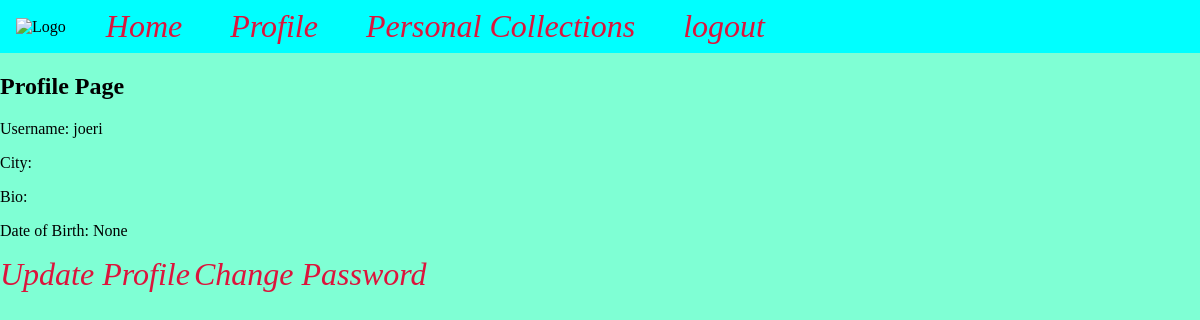
/profile/ (signed in), run on an earlier commit of the app's database.
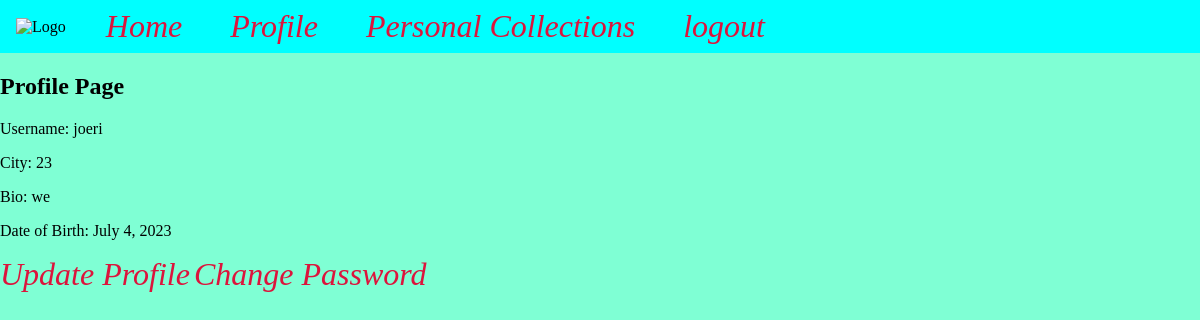
And on a later commit of the database.
### base/models.py (models this page shows, shortened)
class Profile(models.Model):
    city = models.CharField(max_length=50)
    bio = models.TextField()
    date_of_birth = models.DateField(null=True, blank=True)
    user = models.OneToOneField(User, on_delete=models.CASCADE)

### base/views.py (the view)
# urls.py: path("profile/", views.profile, name="profile"),
@login_required
def profile(request):
    profile = request.user.profile
    context = {"profile": profile}
    return render(request, "base/profile.html", context)

### base/templates/base/profile.html
{% extends 'base/base.html' %}
{% load static %}
{% block content %}
    <h2>Profile Page</h2>
    <p>Username: {{ profile.user.username }}</p>
    <p>City: {{ profile.city }}</p>
    <p>Bio: {{ profile.bio }}</p>
    <p>Date of Birth: {{ profile.date_of_birth }}</p>
    <a href="{% url 'update_profile' %}">Update Profile</a>
    <a href="{% url 'password_change' %}">Change Password</a>
{% endblock %}

What changed in the data, as far as the page shows it:
changed Profile "joeri": city (not shown) → "23"; bio (not shown) → "we"; date_of_birth "None" → "July 4, 2023"
